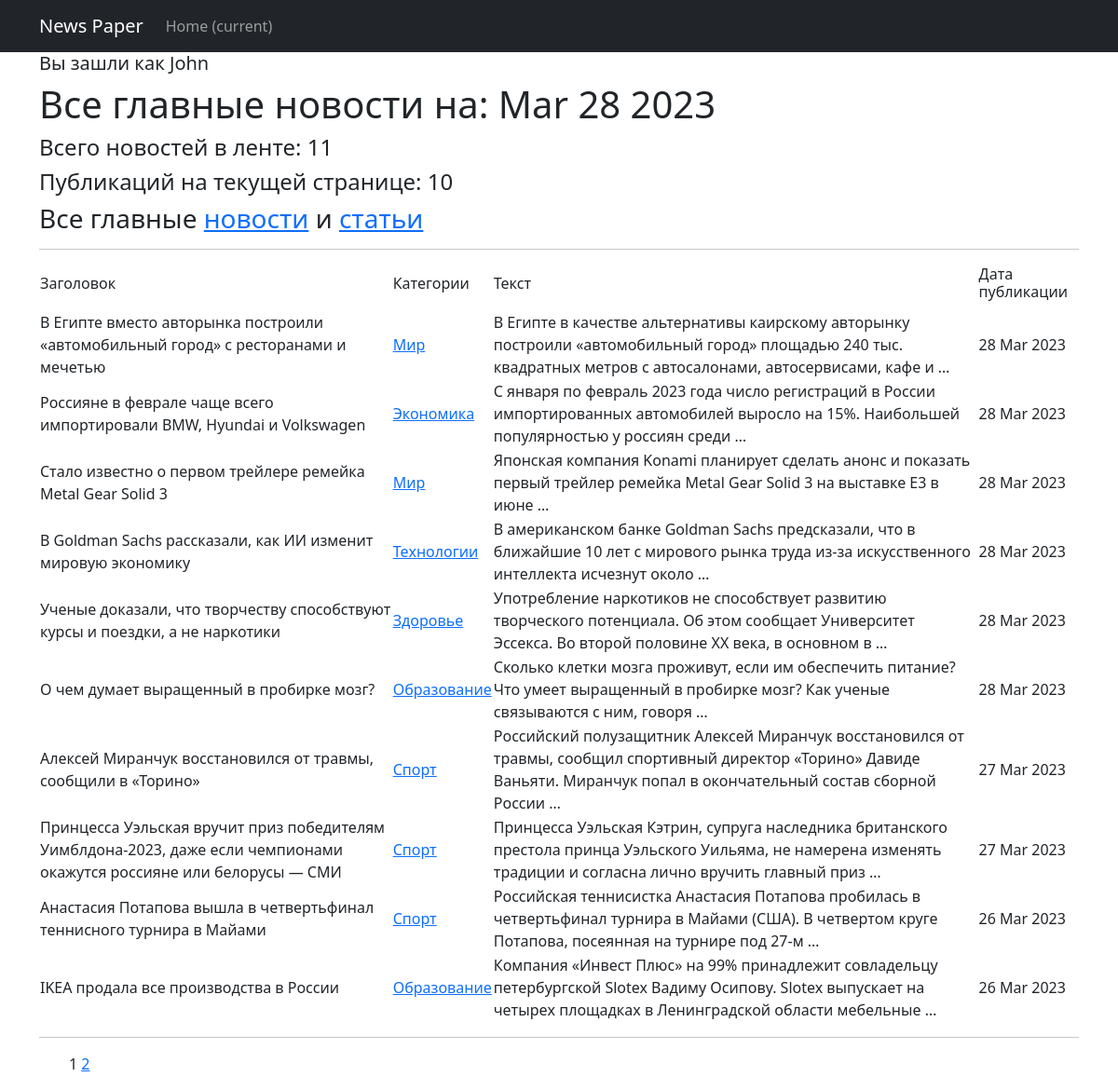
Screenshot of /posts/ (signed in) with the database file from the repository.
### news/models.py (models this page shows, shortened)
class Post(models.Model):
    objects = None
    list_type = [(news, 'Новости'), (article, 'Статья')]
    author = models.ForeignKey(Author, on_delete=models.CASCADE)
    post_type = models.CharField(max_length=2, choices=list_type)
    time_create = models.DateTimeField(auto_now_add=True)
    category = models.ManyToManyField(Category, through='PostCategory')
    title = models.CharField(max_length=250)
    text_post = models.TextField()
    rating = models.FloatField(default=0.0)

class Category(models.Model):
    name = models.CharField(max_length=255, unique=True)
    subscribers = models.ManyToManyField(User, blank=True, related_name='categories')
    def __str__(self):
        return f"{self.name}"

### news/views.py (the view, shortened to what this page needs)
# urls.py: path('', PostsList.as_view(), name='all_post'),
class PostsList(ListView):
    model = Post
    ordering = '-time_create'
    template_name = 'posts.html'
    context_object_name = 'posts'
    paginate_by = 10  # вот так мы можем указать количество записей на странице
    def get_context_data(self, *args, **kwargs):
        context = super().get_context_data(*args, **kwargs)
        context['time_now'] = datetime.utcnow()
        return context

### news/templatetags/custom_filters.py (called while the page is built)
@register.filter
@stringfilter
def censor(value):
    for i in range(len(bad_words)):
        num_index = value.lower().find(bad_words[i])
        if num_index > 0:
            value = value.replace(bad_words[i][1:], "*" * (len(bad_words[i]) - 1))
    return value

### news/templates/posts.html (shortened to what this page needs)
{% extends 'flatpages/default.html' %}
{% load custom_filters %}
{% block content %}
   <h5>Вы зашли как {{request.user}}</h5>
   <h1>Все главные новости на: {{ time_now|date:'M d Y' }}</h1>
   <h4>Всего новостей в ленте: {{ page_obj.paginator.count }} </h4>
   <h4>Публикаций на текущей странице: {{ posts|length}}</h4>
   <h3>Все главные <a href="news/" >новости</a> и <a href="articles/" >статьи</a>  </h3>
   <hr>
   {% if posts %}
       <table>
           <tr>
               <td><h6>Заголовок</h6></td>
               <td><h6>Категории</h6></td>
               <td><h6>Текст</h6></td>
               <td><h6>Дата публикации</h6></td>
           </tr>
           {% for post in posts %}
           <tr>
               <td>{{ post.title|censor }}</td>
               <td>
                   {% for category in post.category.all %}
                    <a href="{% url 'category_list' category.id %}">{{ category }}</a>
                   {% endfor %}
               </td>
               <td>{{ post.text_post|censor|truncatewords:20 }}</td>
               <td>{{ post.time_create|date:'d M Y' }}</td>
           </tr>
           {% endfor %}
       </table>
     <hr>
   {% else %}
       <h2>Новостей нет!</h2>
   {% endif %}
    <ul text-align = "start ">
   {{ page_obj.number }}
   {% if page_obj.has_next %}
       <a href="?page={{ page_obj.next_page_number }}">{{ page_obj.next_page_number }}</a>
   {% endif %}
   </ul>
{% endblock content %}

### rows the page displays
Post: title|censor "В Египте вместо авторынка построили «автомобильный город» с ресторанами и мечетью", text_post|censor "В Египте в качестве альтернативы каирскому авторынку построили «автомобильный город» площадью 240 тыс. квадратных метров с автосалонами, автосервисами, кафе и …", time_create "28 Mar 2023"
Category: name "Мир"
Post: title|censor "Россияне в феврале чаще всего импортировали BMW, Hyundai и Volkswagen", text_post|censor "С января по февраль 2023 года число регистраций в России импортированных автомобилей выросло на 15%. Наибольшей популярностью у россиян среди …", time_create "28 Mar 2023"
Category: name "Экономика"
Post: title|censor "Стало известно о первом трейлере ремейка Metal Gear Solid 3", text_post|censor "Японская компания Konami планирует сделать анонс и показать первый трейлер ремейка Metal Gear Solid 3 на выставке E3 в июне …", time_create "28 Mar 2023"
Post: title|censor "В Goldman Sachs рассказали, как ИИ изменит мировую экономику", text_post|censor "В американском банке Goldman Sachs предсказали, что в ближайшие 10 лет с мирового рынка труда из-за искусственного интеллекта исчезнут около …", time_create "28 Mar 2023"
Category: name "Технологии"
Post: title|censor "Ученые доказали, что творчеству способствуют курсы и поездки, а не наркотики", text_post|censor "Употребление наркотиков не способствует развитию творческого потенциала. Об этом сообщает Университет Эссекса. Во второй половине XX века, в основном в …", time_create "28 Mar 2023"
Category: name "Здоровье"
Post: title|censor "О чем думает выращенный в пробирке мозг?", text_post|censor "Сколько клетки мозга проживут, если им обеспечить питание? Что умеет выращенный в пробирке мозг? Как ученые связываются с ним, говоря …", time_create "28 Mar 2023"
Category: name "Образование"
Post: title|censor "Алексей Миранчук восстановился от травмы, сообщили в «Торино»", text_post|censor "Российский полузащитник Алексей Миранчук восстановился от травмы, сообщил спортивный директор «Торино» Давиде Ваньяти. Миранчук попал в окончательный состав сборной России …", time_create "27 Mar 2023"
Category: name "Спорт"
Post: title|censor "Принцесса Уэльская вручит приз победителям Уимблдона‑2023, даже если чемпионами окажутся россияне или белорусы — СМИ", text_post|censor "Принцесса Уэльская Кэтрин, супруга наследника британского престола принца Уэльского Уильяма, не намерена изменять традиции и согласна лично вручить главный приз …", time_create "27 Mar 2023"
Post: title|censor "Анастасия Потапова вышла в четвертьфинал теннисного турнира в Майами", text_post|censor "Российская теннисистка Анастасия Потапова пробилась в четвертьфинал турнира в Майами (США). В четвертом круге Потапова, посеянная на турнире под 27‑м …", time_create "26 Mar 2023"
Post: title|censor "IKEA продала все производства в России", text_post|censor "Компания «Инвест Плюс» на 99% принадлежит совладельцу петербургской Slotex Вадиму Осипову. Slotex выпускает на четырех площадках в Ленинградской области мебельные …", time_create "26 Mar 2023"

### other values shown
{{ request.user }} "John"
{{ time_now|date:'M d Y' }} "Mar 28 2023"
{{ page_obj.paginator.count }} "11"
{{ posts|length }} "10"
{{ page_obj.number }} "1"
{{ page_obj.next_page_number }} "2"
